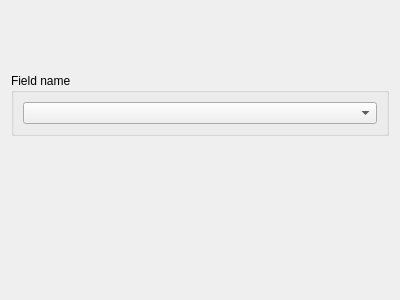
<?xml version="1.0" encoding="UTF-8"?>
<ui version="4.0">
 <class>BarPlotWidget</class>
 <widget class="QWidget" name="BarPlotWidget">
  <property name="geometry">
   <rect>
    <x>0</x>
    <y>0</y>
    <width>400</width>
    <height>300</height>
   </rect>
  </property>
  <property name="windowTitle">
   <string>Form</string>
  </property>
  <layout class="QVBoxLayout" name="verticalLayout_2">
   <property name="topMargin">
    <number>0</number>
   </property>
   <item>
    <widget class="QGroupBox" name="groupBox">
     <property name="sizePolicy">
      <sizepolicy hsizetype="Preferred" vsizetype="Fixed">
       <horstretch>0</horstretch>
       <verstretch>0</verstretch>
      </sizepolicy>
     </property>
     <property name="title">
      <string>Field name</string>
     </property>
     <layout class="QVBoxLayout" name="verticalLayout">
      <item>
       <widget class="QComboBox" name="SelectFieldComboBox"/>
      </item>
     </layout>
    </widget>
   </item>
   <item>
    <layout class="QHBoxLayout" name="horizontalLayout" stretch="10,4,10">
     <item>
      <layout class="QVBoxLayout" name="BarsLayoutLeft">
       <property name="spacing">
        <number>0</number>
       </property>
      </layout>
     </item>
     <item>
      <widget class="Line" name="line">
       <property name="orientation">
        <enum>Qt::Vertical</enum>
       </property>
      </widget>
     </item>
     <item>
      <layout class="QVBoxLayout" name="BarsLayoutRight">
       <property name="spacing">
        <number>0</number>
       </property>
      </layout>
     </item>
    </layout>
   </item>
  </layout>
 </widget>
 <resources/>
 <connections/>
</ui>
